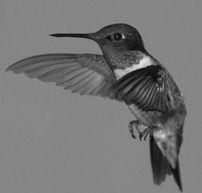
%> input picture Images/hum.jpg, 202 x 193 px
$ octave mordiam.m   (GNU Octave 9; MATLAB toolbox functions it lacks are replaced by stand-ins)
%> lines starting %> are read from the running program, lines starting %| are printed output that depends on the picture
%%//Diamond Image//%%
clc;
clear all;
close all;
a=imread('D:\Sri\DIP images\hum.jpg');
%> a is the input picture: size 193x202 uint8; min 0, max 232, mean 118.3
subplot(2,3,1)
imshow(a);
title('Original image');
b=strel('diamond',50);
c=imdilate(a,b);
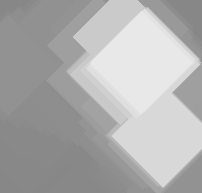
%> c: size 193x202 uint8; min 135, max 232, mean 173.8
subplot(2,3,2)
imshow(c);
title('Diamond Dilated image');
d=imerode(a,b);
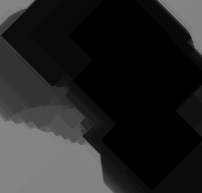
%> d: size 193x202 uint8; min 0, max 132, mean 37.7
subplot(2,3,3)
imshow(d);
title('Diamond Eroded image');
e=imopen(a,b);
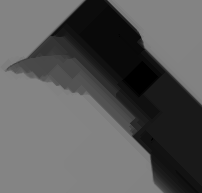
%> e: size 193x202 uint8; min 0, max 132, mean 89.6
subplot(2,3,4)
imshow(e);
title('Diamond Open image');
f=imclose(a,b);
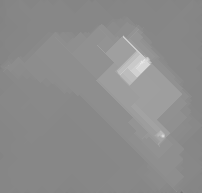
%> f: size 193x202 uint8; min 115, max 232, mean 140.2
subplot(2,3,5)
imshow(f);
title('Diamond Close image');
